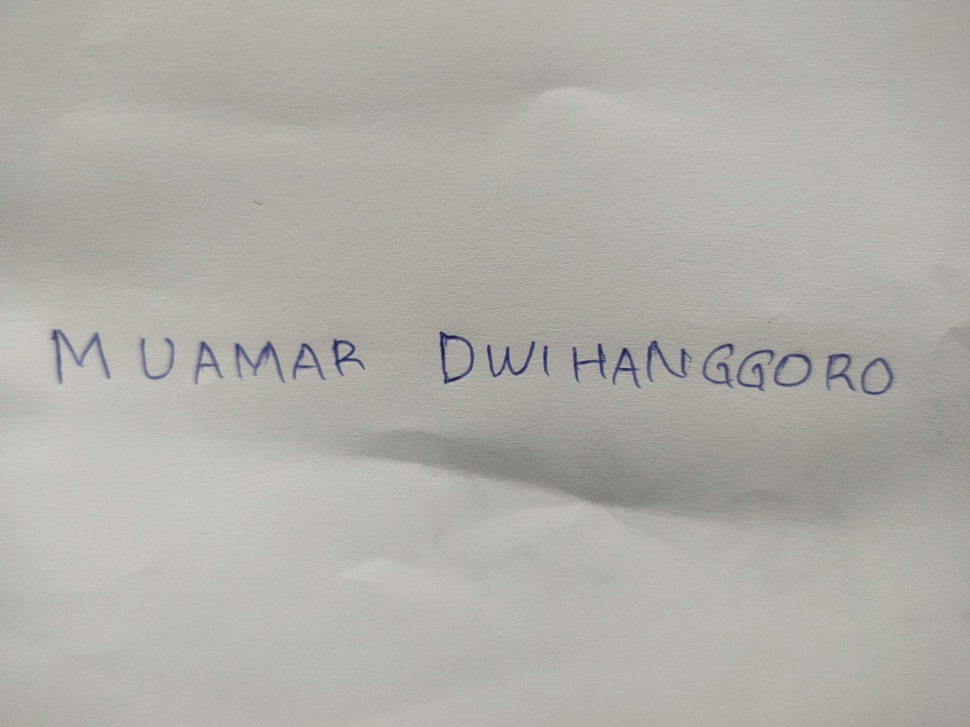
#> input picture PA-PC_202131036_MUAMAR-DWIHANGGORO/nama.jpg, 970 x 727 px, shrunk from 4000 x 3000 before the run
$ jupyter execute PA-PC_202131036_MUAMAR-DWIHANGGORO.ipynb
#> lines starting #> are read from the running program, lines starting #| are printed output that depends on the picture; after the words box and inside, x2 and y2 are one past the last pixel; in counts of white or black regions, pixels touching at a corner belong together
#> further down, image is the input picture: shape (727, 970, 3); mean R, G, B 176.1, 174, 168.6
[cell 1]
import matplotlib.pyplot as plt
from skimage import io, color, measure

[cell 2]
def detect_letters(image_path):
#> called with image_path = 'nama.jpg'
    image = io.imread(image_path)
    gray = color.rgb2gray(image)
    threshold = gray < 0.5
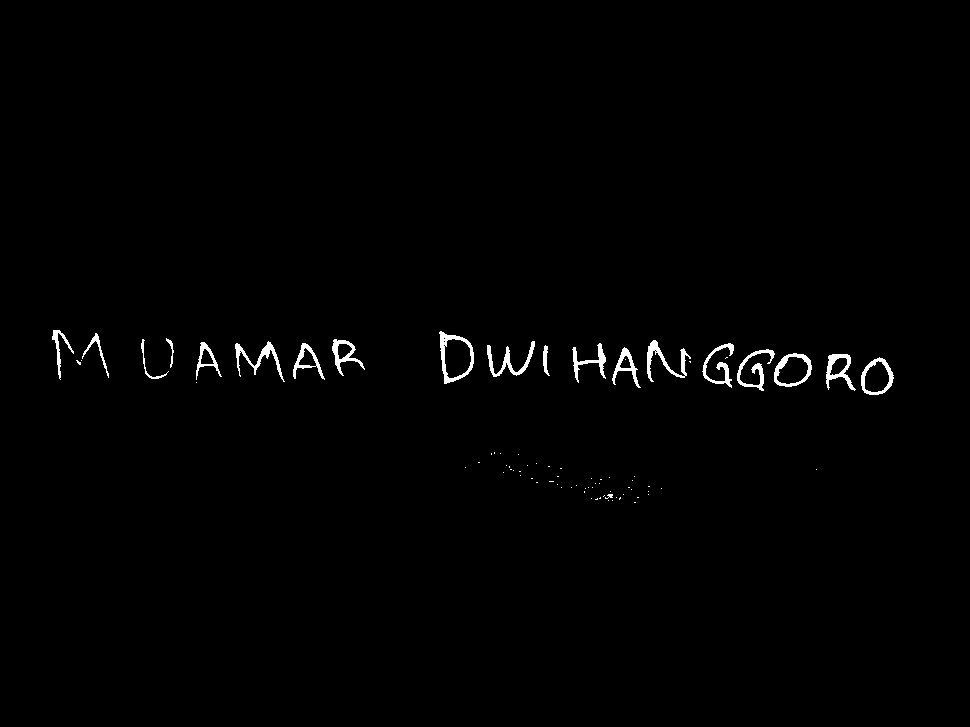
#> threshold: shape (727, 970) bool; 0.9% white; 81 white regions (61 under 20 px), largest, box (x1, y1, x2, y2) and area: (439, 331, 474, 384) 522, (647, 340, 691, 382) 473, (487, 341, 535, 377) 445
    clean_image = measure.label(threshold)
#> clean_image: shape (727, 970) int32; 82 distinct labels, from 0 to 81
    contours = measure.find_contours(clean_image, 0.8)
#> contours = 98 point arrays, longest 349 points

    detected_letters = []
    for contour in contours:
        y, x = contour[:, 0], contour[:, 1]
        ymin, ymax = int(min(x)), int(max(x))
        xmin, xmax = int(min(y)), int(max(y))
        width = xmax - xmin
        height = ymax - ymin
        area = width * height
        aspect_ratio = width / height
        if area > 100 and aspect_ratio > 0.2:
            detected_letters.append((xmin, ymin, width, height))
#> this loop made 98 passes
#> (ymin, ymax, xmin, xmax, width, height, area, aspect_ratio) on passes 1, 2, 3, 4, 6, 7, 8, 9, 10, 12, 13, 14: (51, 73, 329, 378, 49, 22, 1078, 2.23), (438, 473, 330, 383, 53, 35, 1855, 1.51), (81, 108, 332, 377, 45, 27, 1215, 1.67), (165, 173, 337, 367, 30, 8, 240, 3.75), (140, 166, 338, 378, 40, 26, 1040, 1.54), (331, 364, 338, 375, 37, 33, 1221, 1.12), (443, 470, 338, 377, 39, 27, 1053, 1.44), (646, 684, 339, 381, 42, 38, 1596, 1.11), (234, 284, 340, 381, 41, 50, 2050, 0.82), (486, 534, 340, 376, 36, 48, 1728, 0.75), (195, 221, 341, 379, 38, 26, 988, 1.46), (292, 324, 342, 379, 37, 32, 1184, 1.16)
#> after the loop, detected_letters = 27 items, first 6: (329, 51, 49, 22), (330, 438, 53, 35), (332, 81, 45, 27), (337, 165, 30, 8), (338, 140, 40, 26), (338, 331, 37, 33)

    return detected_letters

[cell 3]
image_path = 'nama.jpg'

[cell 4]
image = io.imread(image_path)

[cell 5]
# Tampilkan gambar awal
plt.subplot(1, 2, 1)
plt.imshow(image)
plt.axis('off')
plt.title('Gambar Awal')

plt.show()

detected_letters = detect_letters(image_path)

plt.subplot(1, 2, 2)
plt.imshow(image)
plt.axis('off')
plt.title('Deteksi Huruf')

for (x, y, width, height) in detected_letters:
    rect = plt.Rectangle((y, x), height, width, edgecolor='r', linewidth=1, fill=False)
    plt.gca().add_patch(rect)
#> this loop made 27 passes
#> (x, y, width, height) on passes 1 to 12: (329, 51, 49, 22), (330, 438, 53, 35), (332, 81, 45, 27), (337, 165, 30, 8), (338, 140, 40, 26), (338, 331, 37, 33), (338, 443, 39, 27), (339, 646, 42, 38), (340, 234, 41, 50), (340, 486, 36, 48), (341, 195, 38, 26), (342, 292, 37, 32)

# Tampilkan gambar yang telah dideteksi hurufnya
plt.show()
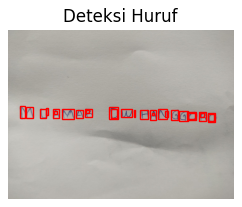
#> figure drawn by matplotlib, 1 panel
